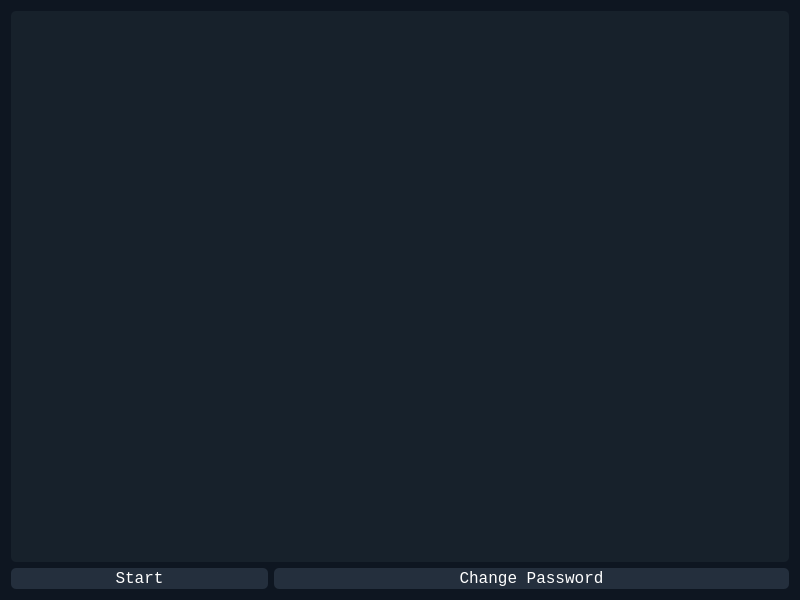
<?xml version="1.0" encoding="UTF-8"?>
<ui version="4.0">
 <class>Form</class>
 <widget class="QWidget" name="Form">
  <property name="geometry">
   <rect>
    <x>0</x>
    <y>0</y>
    <width>800</width>
    <height>600</height>
   </rect>
  </property>
  <property name="baseSize">
   <size>
    <width>0</width>
    <height>0</height>
   </size>
  </property>
  <property name="windowTitle">
   <string>BeeRAT-Server</string>
  </property>
  <property name="styleSheet">
   <string notr="true">background-color: rgb(14, 22, 33);</string>
  </property>
  <layout class="QGridLayout" name="gridLayout">
   <item row="1" column="1" colspan="2">
    <widget class="QPushButton" name="pb3">
     <property name="font">
      <font>
       <family>Consolas</family>
       <pointsize>12</pointsize>
      </font>
     </property>
     <property name="styleSheet">
      <string notr="true">QPushButton {
	background-color: rgb(36, 47, 61);
	color: rgb(255, 255, 255);
	border-radius: 5px;
	padding-top : 1px;
	padding-bottom: 1px;
	padding-left: 20px;
	padding-right: 20px;
}

QPushButton:pressed {
	background-color: rgb(23, 33, 43);
}

QPushButton:disabled {
    background-color: rgb(23, 33, 43);
}
</string>
     </property>
     <property name="text">
      <string>Change Password</string>
     </property>
    </widget>
   </item>
   <item row="0" column="0" colspan="3">
    <widget class="QTextBrowser" name="tb">
     <property name="font">
      <font>
       <family>Consolas</family>
       <pointsize>12</pointsize>
      </font>
     </property>
     <property name="styleSheet">
      <string notr="true">QTextBrowser {
	background-color: rgb(23, 33, 43);
	color: rgb(255, 255, 255);
	border-radius: 5px;
	padding-top : 5px;
	padding-bottom: 5px;
	padding-left: 5px;
	padding-right: 5px;
}</string>
     </property>
    </widget>
   </item>
   <item row="1" column="0">
    <widget class="QPushButton" name="pb1">
     <property name="font">
      <font>
       <family>Consolas</family>
       <pointsize>12</pointsize>
      </font>
     </property>
     <property name="styleSheet">
      <string notr="true">QPushButton {
	background-color: rgb(36, 47, 61);
	color: rgb(255, 255, 255);
	border-radius: 5px;
	padding-top : 1px;
	padding-bottom: 1px;
	padding-left: 20px;
	padding-right: 20px;
}

QPushButton:pressed {
	background-color: rgb(23, 33, 43);
}

QPushButton:disabled {
    background-color: rgb(23, 33, 43);
}
</string>
     </property>
     <property name="text">
      <string>Start</string>
     </property>
    </widget>
   </item>
  </layout>
 </widget>
 <resources/>
 <connections/>
</ui>
